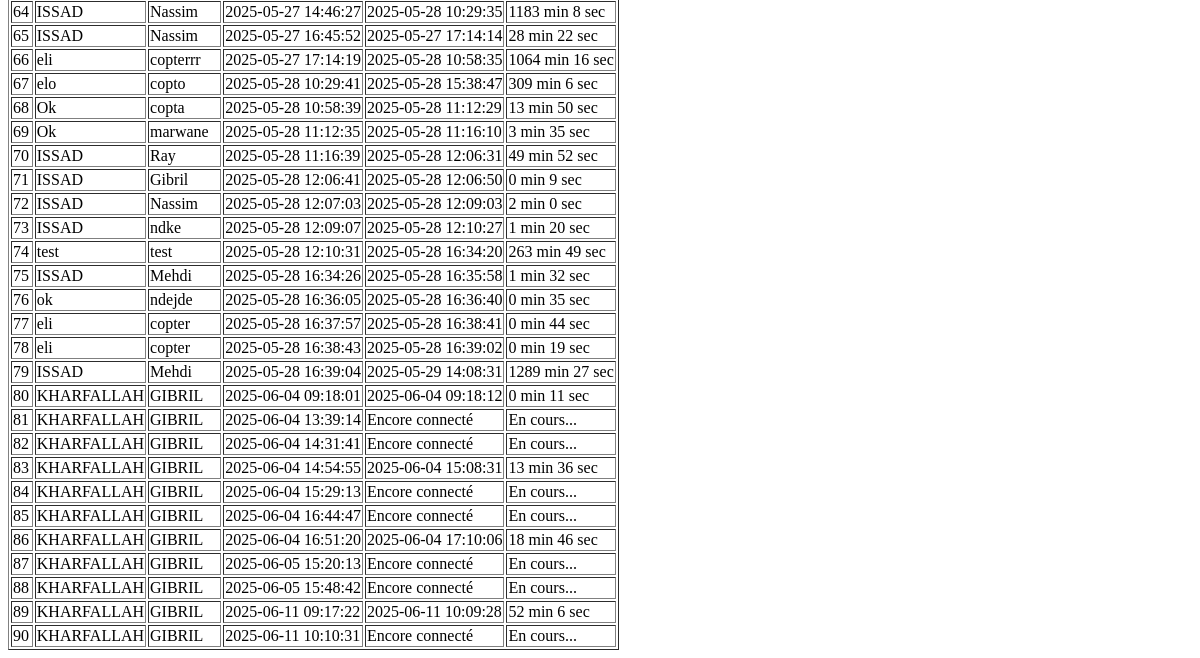
/admin (lower part), run on an earlier commit of the app's database.
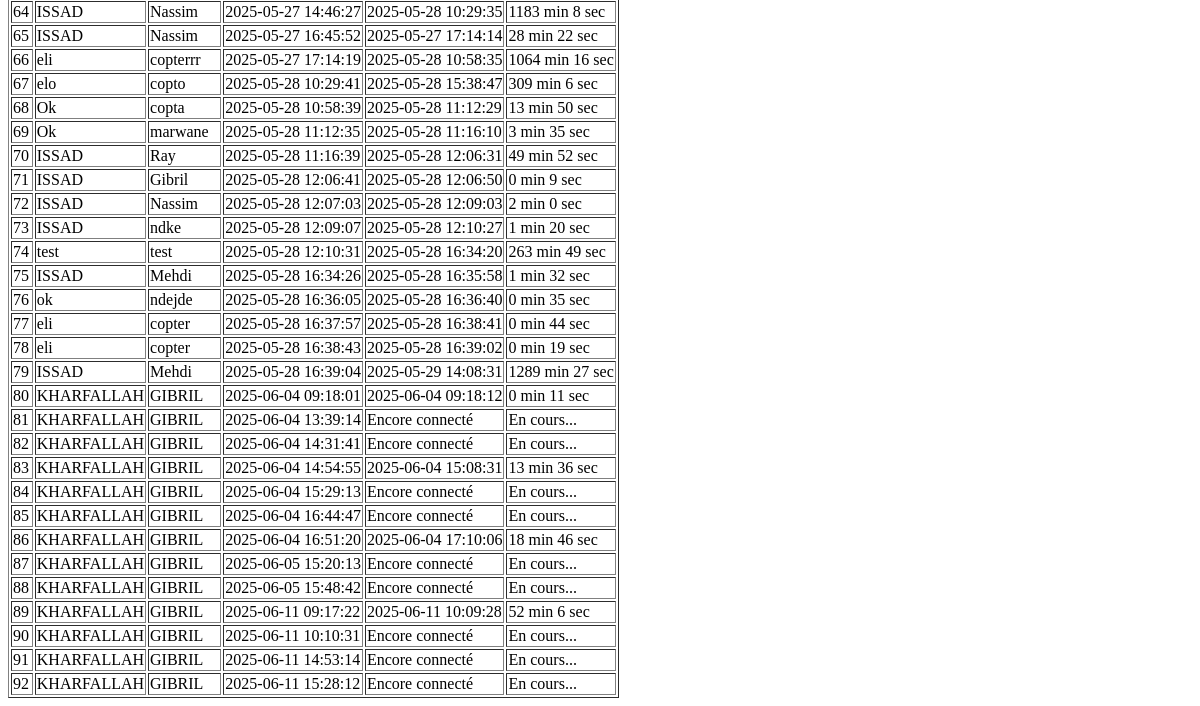
And on a later commit of the database.
### tables this page shows
CREATE TABLE logs (
    id INTEGER PRIMARY KEY AUTOINCREMENT,
    nom TEXT,
    prenom TEXT,
    arrivee TEXT,
    depart TEXT
);

### app.py (the view)
@app.route("/admin", methods=["GET", "POST"])
def admin():
    prenom_recherche = request.args.get("prenom", "")
    conn = sqlite3.connect(DB_PATH)
    cursor = conn.cursor()
    if prenom_recherche:
        cursor.execute(
            "SELECT * FROM logs WHERE prenom LIKE ?", ("%" + prenom_recherche + "%",)
        )
    else:
        cursor.execute("SELECT * FROM logs")
    logs = cursor.fetchall()
    conn.close()
    total_seconds = 0
    logs_with_duration = []
    for log in logs:
        id_, nom, prenom, arrivee, depart = log
        if depart:
            dt_arrivee = datetime.strptime(arrivee, "%Y-%m-%d %H:%M:%S")
            dt_depart = datetime.strptime(depart, "%Y-%m-%d %H:%M:%S")
            duration = dt_depart - dt_arrivee
            seconds = duration.total_seconds()
            total_seconds += seconds
            minutes = int(seconds // 60)
            secondes = int(seconds % 60)
            duree = f"{minutes} min {secondes} sec"
        else:
            duree = "En cours..."
        logs_with_duration.append((id_, nom, prenom, arrivee, depart, duree))
    total_minutes = int(total_seconds // 60)
    total_heures = total_minutes // 60
    total_minutes_restant = total_minutes % 60
    total_secondes = int(total_seconds % 60)
    temps_total_format = (
        f"{total_heures} h {total_minutes_restant} min {total_secondes} sec"
    )
    return render_template(
        "admin.html",
        logs=logs_with_duration,
        prenom_recherche = prenom_recherche,
        temps_total = temps_total_format,
    )

### templates/admin.html (shortened to what this page needs)
<!DOCTYPE html>
<html>
<head>
</head>
<body>
  <br>
  <table border="1">
    {% for log in logs %}
    <tr>
      <td>{{ log[0] }}</td>
      <td>{{ log[1] }}</td>
      <td>{{ log[2] }}</td>
      <td>{{ log[3] }}</td>
      <td>{{ log[4] or "Encore connecté" }}</td>
      <td>{{ log[5] }}</td>
    </tr>
    {% endfor %}
  </table>
</body>
</html>

What changed in the data, as far as the page shows it:
added logs: id "91", nom "KHARFALLAH", prenom "GIBRIL", arrivee "2025-06-11 14:53:14", log "Encore connecté", log "En cours..."
added logs: id "92", nom "KHARFALLAH", prenom "GIBRIL", arrivee "2025-06-11 15:28:12", log "Encore connecté", log "En cours..."
